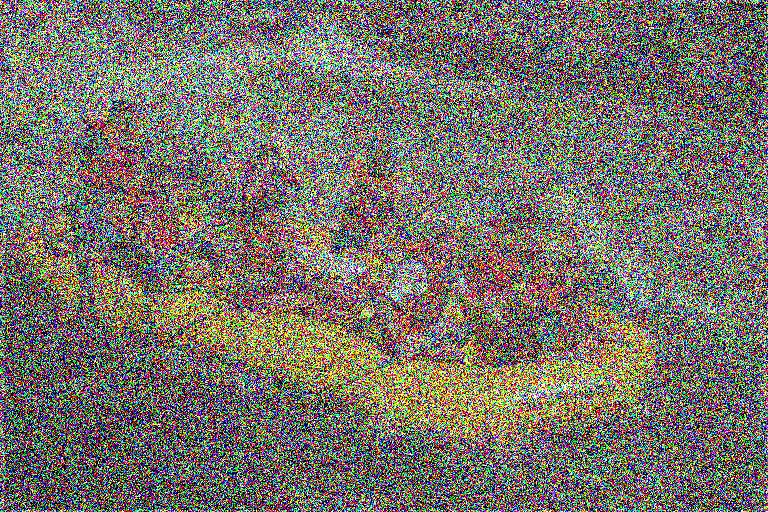
%> input picture Codes/OriginalVersion/BRISQUE/testimage1.bmp, 768 x 512 px
$ octave --eval "result = CPBD_compute(imread('../BRISQUE/testimage1.bmp'));"   (GNU Octave 9; MATLAB toolbox functions it lacks are replaced by stand-ins)
%> lines starting %> are read from the running program, lines starting %| are printed output that depends on the picture
%=====================================================================
% File: CPBD_compute.m
% Original code written by Niranjan D. Narvekar
% IVU Lab (http://ivulab.asu.edu)
% Last Revised: October 2009 by Niranjan D. Narvekar
%=====================================================================
% Copyright Notice:
% Copyright (c) 2009-2010 Arizona Board of Regents.
% All Rights Reserved.
% Contact: Lina Karam (karam@asu.edu) and Niranjan D. Narvekar (nnarveka@asu.edu)
% Image, Video, and Usabilty (IVU) Lab, ivulab.asu.edu
% Arizona State University
% This copyright statement may not be removed from this file or from
% modifications to this file.
% This copyright notice must also be included in any file or product
% that is derived from this source file.
%
% Redistribution and use of this code in source and binary forms,
% with or without modification, are permitted provided that the
% following conditions are met:
% - Redistribution's of source code must retain the above copyright
% notice, this list of conditions and the following disclaimer.
% - Redistribution's in binary form must reproduce the above copyright
% notice, this list of conditions and the following disclaimer in the
% documentation and/or other materials provided with the distribution.
% - The Image, Video, and Usability Laboratory (IVU Lab,
% http://ivulab.asu.edu) is acknowledged in any publication that
% reports research results using this code, copies of this code, or
% modifications of this code.
% The code and our papers are to be cited in the bibliography as:
%
% The code and our papers are to be cited in the bibliography as:
%
% N.D. Narvekar and L. J. Karam, "CPBD Sharpness Metric Software",
% http://ivulab.asu.edu/Quality/CPBD
%
% N.D. Narvekar and L. J. Karam, "A No-Reference Perceptual Image Sharpness
% Metric Based on a Cumulative Probability of Blur Detection,"
% International Workshop on Quality of Multimedia Experience (QoMEX 2009),
% pp. 87-91, July 2009.
%
% N. D. Narvekar and L. J. Karam, "An Improved No-Reference Sharpness Metric Based on the
% Probability of Blur Detection," International Workshop on Video Processing and Quality Metrics
% for Consumer Electronics (VPQM), http://www.vpqm.org, January 2010.
%
% DISCLAIMER:
% This software is provided by the copyright holders and contributors
% "as is" and any express or implied warranties, including, but not
% limited to, the implied warranties of merchantability and fitness for
% a particular purpose are disclaimed. In no event shall the Arizona
% Board of Regents, Arizona State University, IVU Lab members, or
% contributors be liable for any direct, indirect, incidental, special,
% exemplary, or consequential damages (including, but not limited to,
% procurement of substitute goods or services; loss of use, data, or
% profits; or business interruption) however caused and on any theory
% of liability, whether in contract, strict liability, or tort
% (including negligence or otherwise) arising in any way out of the use
% of this software, even if advised of the possibility of such damage.
%

%%%%%%%%%%%%%%%%%%%%%%%%%%%%%%%%%%%%%%%%%%%%%%%%%%%%%%%%%%%%%%%%%%%%%%%%%%%
% function      : CPBD_compute
% description   : This function computes the CPBD metric which determines
%                 the amount of sharpness of the image. Larger the metric
%                 value, sharper the image.
%%%%%%%%%%%%%%%%%%%%%%%%%%%%%%%%%%%%%%%%%%%%%%%%%%%%%%%%%%%%%%%%%%%%%%%%%%%

function [sharpness_metric] = CPBD_compute(input_image)

%%%%%%%%%%%% pre-processing %%%%%%%%%%%%
% convert to gray scale if color image
[x y z] = size(input_image);
%> x = 512; y = 768; z = 3
if z > 1
    input_image = rgb2gray(input_image);
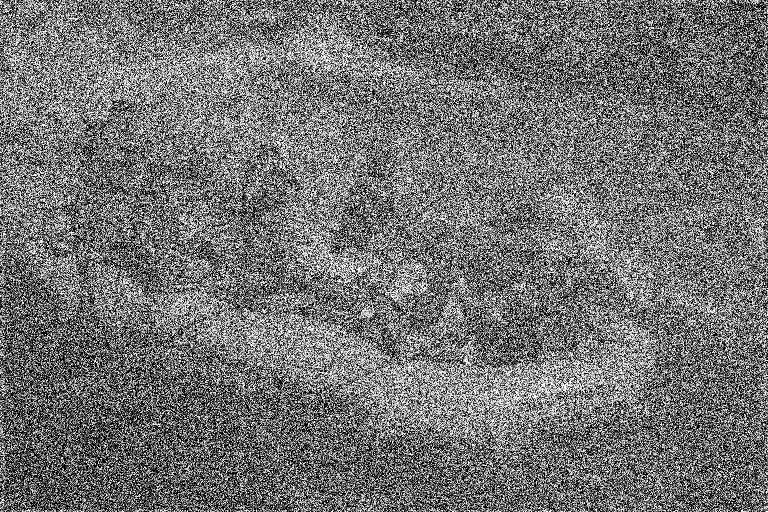
%> input_image: size 512x768 uint8; min 0, max 255, mean 115.2
end
% convert the image to double for further processing
input_image = double(input_image);
%> input_image: size 512x768 double
% get the size of image
[m,n] = size(input_image);
%> m = 512; n = 768

%%%%%%%%%%%% parameters %%%%%%%%%%%%
% threshold to characterize blocks as edge/non-edge blocks
threshold = 0.002;
% fitting parameter
beta = 3.6;
% block size
rb = 64;
rc = 64;
% maximum block indices
max_blk_row_idx = floor(m/rb);
%> max_blk_row_idx = 8
max_blk_col_idx = floor(n/rc);
%> max_blk_col_idx = 12
% just noticeable widths based on the perceptual experiments
%widthjnb = [5*ones(1,57) 3*ones(1,200)];
widthjnb = [5*ones(1,51) 3*ones(1,205)];

%%%%%%%%%%%% initialization %%%%%%%%%%%%
% arrays and variables used during the calculations
total_num_edges = 0;
hist_pblur = zeros(1,101);
cum_hist = zeros(1,101);

%%%%%%%%%%%% edge detection %%%%%%%%%%%%
% edge detection using canny and sobel canny edge detection is done to
% classify the blocks as edge or non-edge blocks and sobel edge
% detection is done for the purpose of edge width measurement.

input_image_canny_edge = edge(input_image,'canny');
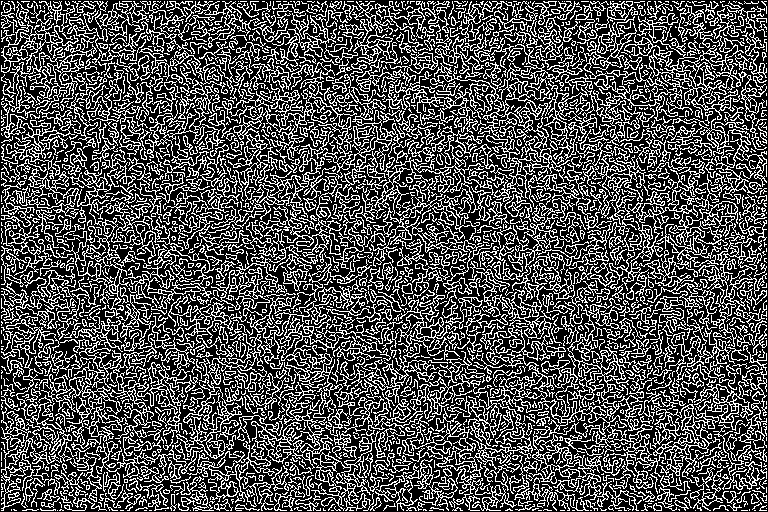
%> input_image_canny_edge: size 512x768 logical; 31.6% white in thin lines or dots
input_image_sobel_edge = edge(input_image,'Sobel',[2],'vertical');
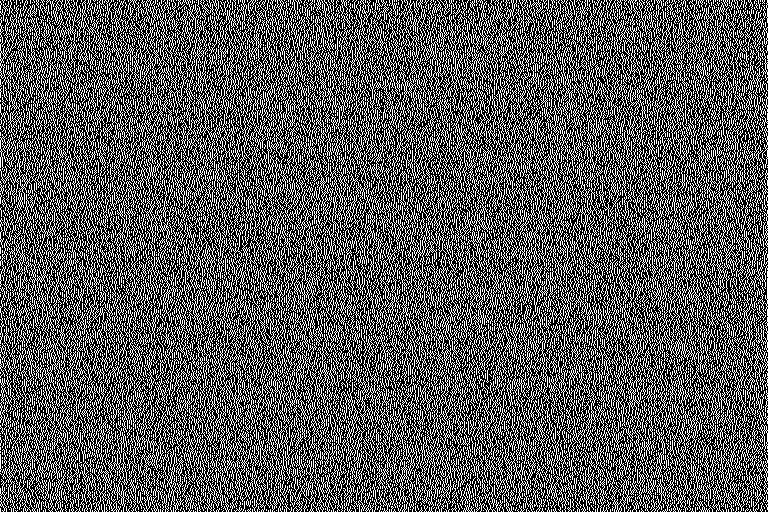
%> input_image_sobel_edge: size 512x768 logical; 34.9% white in thin lines or dots

%%%%%%%%%%%% edge width calculation %%%%%%%%%%%%
[width] = marziliano_method(input_image_sobel_edge, input_image);

%%%%%%%%%%%% sharpness metric calculation %%%%%%%%%%%%
% loop over the blocks
for i=1:max_blk_row_idx
    for j=1:max_blk_col_idx

        % get the row and col indices for the block pixel positions
        rows = (rb*(i-1)+1):(rb*i);
        cols = (rc*(j-1)+1):(rc*j);
        % decide whether the block is an edge block or not
        decision = get_edge_blk_decision(input_image_canny_edge(rows,cols), threshold);

        % process the edge blocks
        if (decision==1)

            % get the edge widths of the detected edges for the block
            local_width = width(rows,cols);
            local_width = local_width(local_width ~= 0);

            % find the contrast for the block
            blk_contrast = blkproc(double(input_image(rows,cols)),[rb rc],@get_contrast_block)+1;
            % get the block Wjnb based on block contrast
            blk_jnb = widthjnb(blk_contrast);
            % calculate the probability of blur detection at the edges
            % detected in the block
            prob_blur_detection = 1 - exp(-abs(local_width./blk_jnb).^beta);

            % update the statistics using the block information
            for k = 1:numel(local_width)
                % update the histogram
                temp_index = round(prob_blur_detection(k)* 100) + 1;
                hist_pblur(temp_index) = hist_pblur(temp_index) + 1;
                % update the total number of edges detected
                total_num_edges = total_num_edges + 1;
            end
        end
    end
end

% normalize the pdf
if(total_num_edges ~=0)
    hist_pblur = hist_pblur / total_num_edges;
else
    hist_pblur = zeros(size(hist_pblur));
end

% calculate the sharpness metric
sharpness_metric = sum(hist_pblur(1:64));


%%%%%%%%%%%%%%%%%%%%%%%%%%%%%%%%%%%%%%%%%%%%%%%%%%%%%%%%%%%%%%%%%%%%%%%%%%%
% function      : marziliano_method
% description   : This function calculates the edge-widths of the detected
%                 edges and returns an matrix as big as the image with 0's
%                 at non-edge locations and edge-widths at the edge
%                 locations.
%%%%%%%%%%%%%%%%%%%%%%%%%%%%%%%%%%%%%%%%%%%%%%%%%%%%%%%%%%%%%%%%%%%%%%%%%%%

function [edge_width_map] = marziliano_method(E, A)

% edge_width_map consists of zero and non-zero values. A zero value
% indicates that there is no edge at that position and a non-zero value
% indicates that there is an edge at that position and the value itself
% gives the edge width
edge_width_map = zeros(size(A));

% converting the image to type double
A = double(A);

% find the gradient for the image
[Gx Gy] = gradient(A);
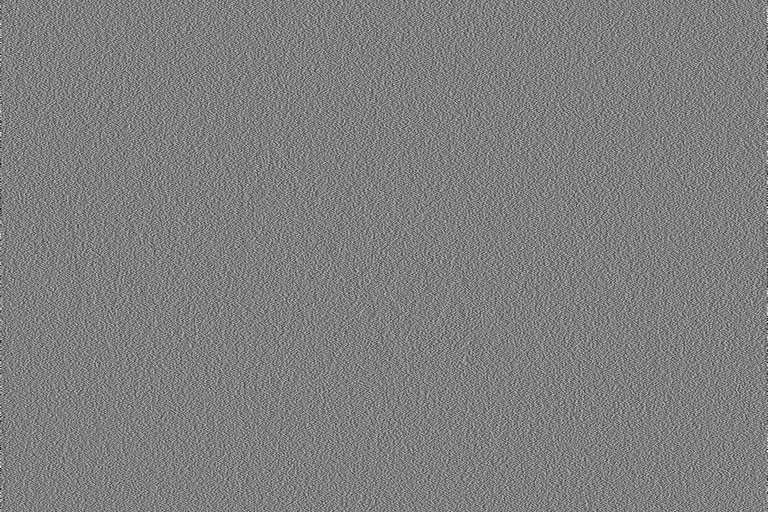
%> Gx: size 512x768 double; min -255, max 255, mean 0; drawn with min black and max white
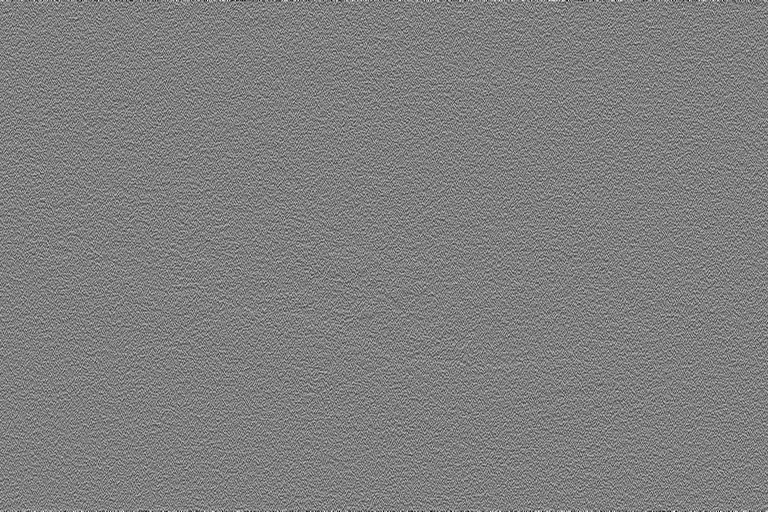
%> Gy: size 512x768 double; min -255, max 255, mean 0; mean of the top-left, top-right, bottom-left and bottom-right quarters 0, 0.1, 0, 0; drawn with min black and max white

% dimensions of the image
[M N] = size(A);
%> M = 512; N = 768

% initializing the matrix to empty which holds the angle information of the
% edges
angle_A = [];

% calculate the angle of the edges
 for m=1:M
     for n=1:N
            if (Gx(m,n)~=0)
                angle_A(m,n) = atan2(Gy(m,n),Gx(m,n))*(180/pi); % in degrees
            end
            if (Gx(m,n)==0 && Gy(m,n)==0)
                angle_A(m,n) = 0;
            end
            if (Gx(m,n)==0 && Gy(m,n)==pi/2)
              angle_A(m,n) = 90;
            end
     end
 end
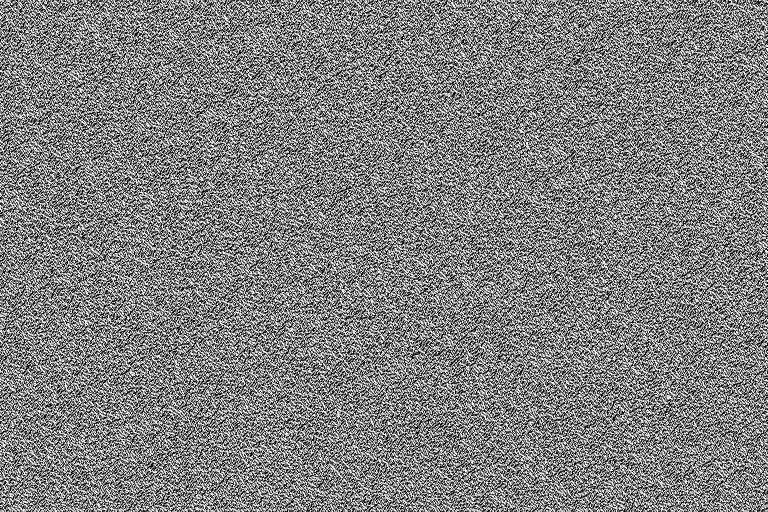
%> angle_A: size 512x768 double; min -179.8, max 180, mean 1.2; drawn with min black and max white


if(numel(angle_A) ~= 0)

    % quantize the angle
    angle_Arnd = 45*round(angle_A./45);

    count = 0;
    for m=2:M-1
        for n=2:N-1
            if (E(m,n)==1)

                %%%%%%%%%%%%%%%%%%%% If gradient angle = 180 or -180 %%%%%%%%%%%%%%%%%%%%%%
                if (angle_Arnd(m,n) ==180 || angle_Arnd(m,n) ==-180)
                    count = count + 1;
                    for k=0:100
                        posy1 = n-1 -k;
                        posy2 = n-2 -k;
                        if ( posy2<=0)
                            break;
                        end

                        if ((A(m,posy2) - A(m,posy1))<=0)
                            break;
                        end
                    end
                    width_count_side1 = k + 1 ;
                    for k=0:100
                        negy1 = n+1 + k;
                        negy2 = n+2 + k;

                        if (negy2>N)
                            break;
                        end

                        if ((A(m,negy2) - A(m,negy1))>=0)
                            break;
                        end

                    end
                    width_count_side2 = k + 1 ;

                    edge_width_map(m,n) = width_count_side1+width_count_side2;

                end


                %%%%%%%%%%%%%%%%%%%% If gradient angle = 0 %%%%%%%%%%%%%%%%%%%%%%
                if (angle_Arnd(m,n) ==0)
                    count = count + 1;
                    for k=0:100
                        posy1 = n+1 +k;
                        posy2 = n+2 +k;
                        if ( posy2>N)
                            break;
                        end

                        if ((A(m,posy2) - A(m,posy1))<=0)
                            break;
                        end
                    end
                    width_count_side1 = k + 1 ;
                    for k=0:100
                        negy1 = n-1 - k;
                        negy2 = n-2 - k;

                        if (negy2<=0)
                            break;
                        end

                        if ((A(m,negy2) - A(m,negy1))>=0)
                            break;
                        end

                    end
                    width_count_side2 = k + 1 ;
                    edge_width_map(m,n) = width_count_side1+width_count_side2;
                end

            end
        end
    end
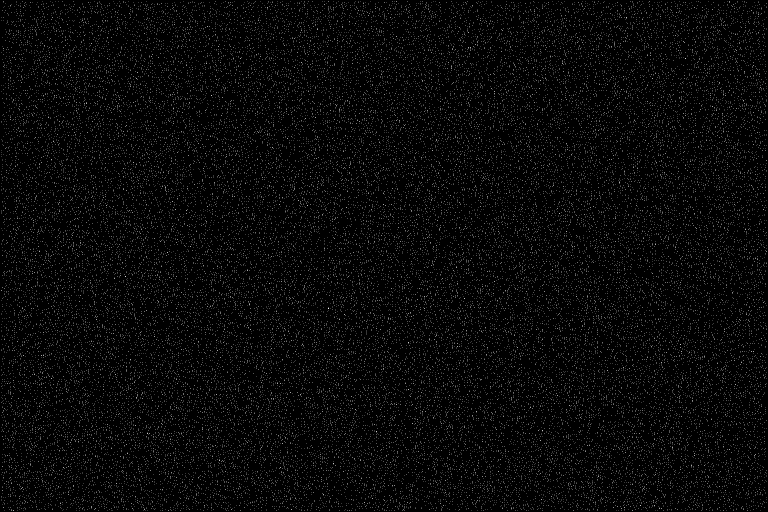
%> edge_width_map: size 512x768 double; min 0, max 9, mean 0.285; drawn with min black and max white
%> after the loop, count = 45055; negy1 = 760; negy2 = 759; posy1 = 762; posy2 = 763; width_count_side1 = 1; width_count_side2 = 1
end


%%%%%%%%%%%%%%%%%%%%%%%%%%%%%%%%%%%%%%%%%%%%%%%%%%%%%%%%%%%%%%%%%%%%%%%%%%%
% function      : get_edge_blk_decision
% description   : Gives a decision whether the block is edge block or not.
%%%%%%%%%%%%%%%%%%%%%%%%%%%%%%%%%%%%%%%%%%%%%%%%%%%%%%%%%%%%%%%%%%%%%%%%%%%

function [im_out] = get_edge_blk_decision(im_in,T)

[m,n] = size(im_in);
L = m*n;
im_edge_pixels = sum(sum(im_in));
im_out = im_edge_pixels > (L*T) ;


%%%%%%%%%%%%%%%%%%%%%%%%%%%%%%%%%%%%%%%%%%%%%%%%%%%%%%%%%%%%%%%%%%%%%%%%%%%
% function      : get_contrast_block
% description   : Returns the contrast of the block.
%%%%%%%%%%%%%%%%%%%%%%%%%%%%%%%%%%%%%%%%%%%%%%%%%%%%%%%%%%%%%%%%%%%%%%%%%%%

function contrast = get_contrast_block(A)

A = double(A);
[m,n] =size(A);
% get constrast locally
contrast = max(max(A)) - min(min(A));
%> after the loop in CPBD_compute, `for i=1:max_blk_row_idx`: blk_contrast = 256; blk_jnb = 3; hist_pblur = 101 values, max 28077 at index 22, min 0 at index 1, mean 446.1; local_width = 462 values, max 6 at index 188, min 2 at index 1, mean 2.48; prob_blur_detection = 462 values, max 1 at index 188, min 0.207 at index 1, mean 0.393; temp_index = 22; total_num_edges = 45055
%> in CPBD_compute, `hist_pblur = hist_pblur / total_num_edges;`: hist_pblur = 101 values, max 0.623 at index 22, min 0 at index 1, mean 0.0099
%> in CPBD_compute, `sharpness_metric = sum(hist_pblur(1:64));`: sharpness_metric = 0.907

$ run again, on Codes/OriginalVersion/BRISQUE/testimage2.bmp
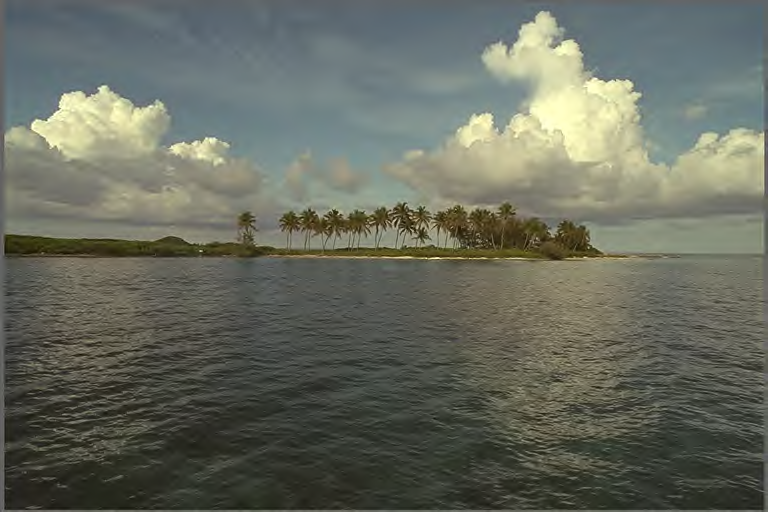
%> input picture Codes/OriginalVersion/BRISQUE/testimage2.bmp, 768 x 512 px
%> input_image_canny_edge: size 512x768 logical; 7.9% white in thin lines or dots
%> input_image_sobel_edge: size 512x768 logical; 9.2% white in thin lines or dots
%> after the loop in marziliano_method, `for m=1:M`:
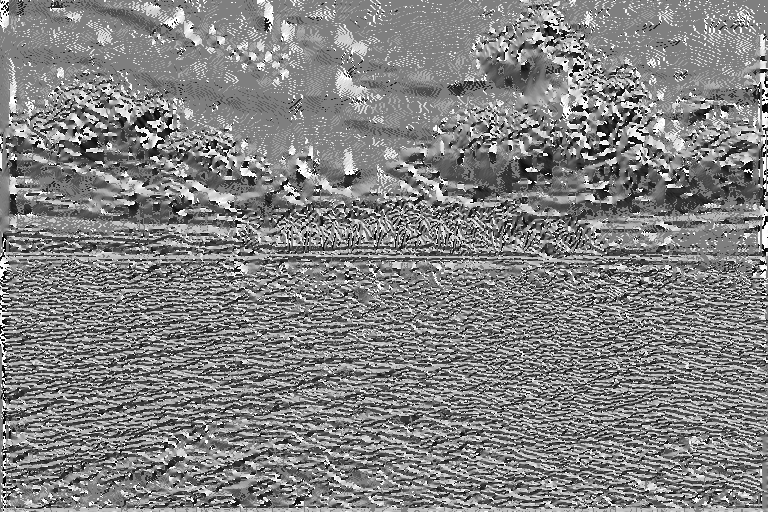
%> angle_A: size 512x768 double; min -179.6, max 180, mean 4.5; drawn with min black and max white
%> after the loop in marziliano_method, `for m=2:M-1`:
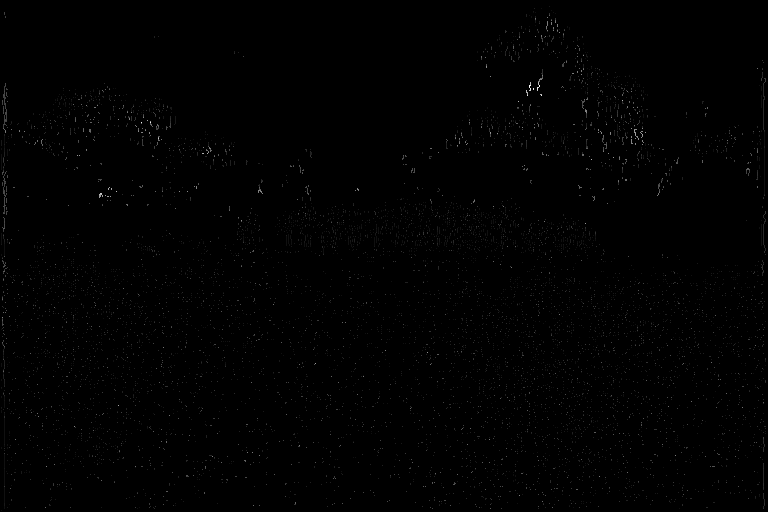
%> edge_width_map: size 512x768 double; min 0, max 31, mean 0.1; drawn with min black and max white
%> after the loop in marziliano_method, `for m=2:M-1`: count = 11192; negy1 = 1; negy2 = 0; posy1 = 3; posy2 = 4; width_count_side1 = 1
%> after the loop in CPBD_compute, `for i=1:max_blk_row_idx`: blk_contrast = 89; blk_jnb = 3; hist_pblur = 101 values, max 4391 at index 101, min 0 at index 1, mean 109.9; local_width = 112 values, max 10 at index 1, min 2 at index 46, mean 5.28; prob_blur_detection = 112 values, max 1 at index 1, min 0.207 at index 46, mean 0.925; temp_index = 101; total_num_edges = 11096
%> in CPBD_compute, `hist_pblur = hist_pblur / total_num_edges;`: hist_pblur = 101 values, max 0.396 at index 101, min 0 at index 1, mean 0.0099
%> sharpness_metric = 0.423
